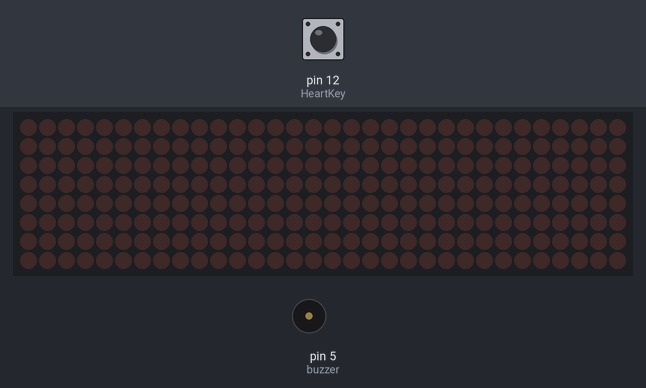
Bench run of a sketch on a simulated Arduino Uno, built with avr-gcc and run on an emulated ATmega328P. On the bench: 32×8 LED matrix, buzzer (waves = sounding, pin HIGH). Inputs (shaded band) come from the test bench; at power-on: pin 12 (HeartKey) HIGH.

Above: at 1.2 s.
1.3 s: pin 12 (HeartKey) pulled LOW for 0.15 s
At 2.1 s:
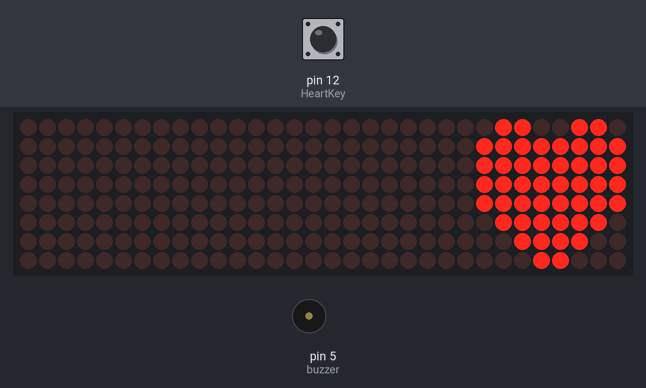
4.4 s: pin 12 (HeartKey) pulled LOW for 1 s
At 6.2 s:
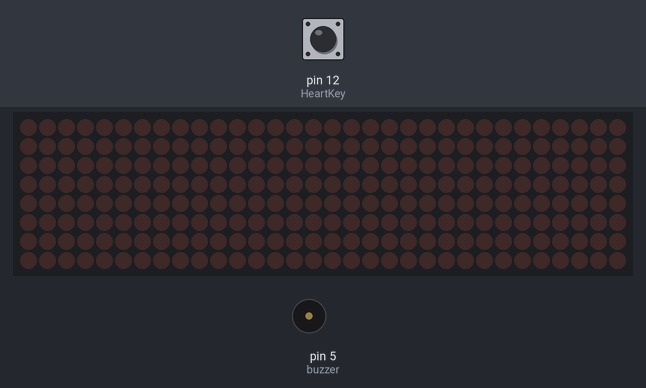
6.9 s: pin 12 (HeartKey) pulled LOW for 3.2 s
At 8.7 s:
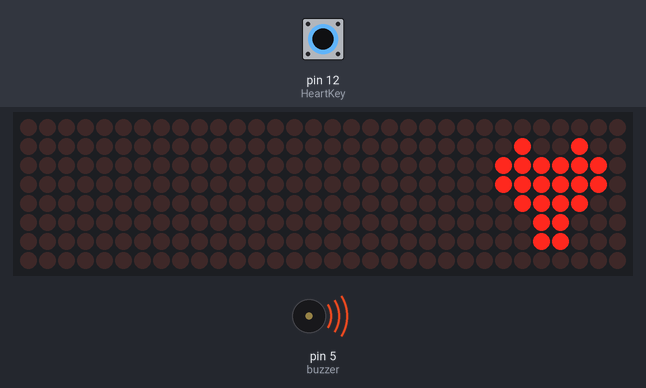
Timing chart, 0 to 18.4 s (numbered marks = the images above; inputs shaded):
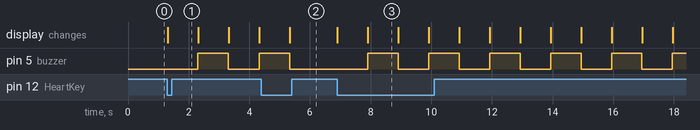

Measured:
- after the input at 1.3 s, pin 5 (buzzer): LOW → HIGH after 1.0 s, → LOW 1.0 s later, → HIGH 1.0 s later; the display: changes at once (image 1)
- after the input at 4.4 s, pin 5 (buzzer): goes on until 5.3 s, then stays LOW; the display: changes after 0.93 s (image 2)
- after the input at 6.9 s, pin 5 (buzzer): alternates HIGH for 1.0 s and LOW for 1.0 s, starting after 1.0 s; the display: first changes at once (image 3 shows a later state)
- what the display in image 3 shows lasts 1.0 s, from 7.9 s to 8.9 s

The sketch:

HeartControlLED-test.ino
```cpp
#include <LedControl.h>

int HeartKey=12;//定义手动开关为12号口
int buzzer=5;//设置控制蜂鸣器的数字口对应板子上5口
int CLK = 4;//定义arduino的数字口4
int CS = 3;//定义arduino的数字口3
int DIN = 2; ////定义arduino的数字口2

int val=0; //声明变量，用来存储按钮返回值HIGH或者LOW；
int val_old=1;//声明变量，存储上一次按钮返回值；比对val和val_old的值，来判断按钮是按下还是抬起
        //val==LOW && val_old==HIGH 按下状态；val==HIGH && val_old==LOW 抬起状态
int state=0;//0=关灯动作,1=开灯动作

byte HeartBig[8]= {0x66,0xFF,0xFF,0xFF,0xFF,0x7E,0x3C,0x18};  //大♥图案
byte HeartSmall[8]= {0x00,0x24,0x7E,0x7E,0x3C,0x18,0x18,0x00,};  //小♥图案

LedControl lc=LedControl(DIN,CLK,CS,4);

void setup(){
 pinMode(HeartKey,INPUT);//设置8号口
 pinMode(buzzer,OUTPUT);//设置对应的输出模式
 lc.shutdown(0,false);       //启动时，MAX72XX处于省电模式
 lc.setIntensity(0,8);       //将亮度设置为最大值
 lc.clearDisplay(0);         //清除显示
}

void loop()
{
    val=digitalRead(HeartKey);//读取按键的值；
   if((val==LOW) && (val_old==HIGH))//比较前一次和现在的按钮返回的值，
                                     //只有在按下按钮这个状态下，才改变state的值
    {
    state=1-state;//状态切换
    }
    if((val==HIGH && val_old==LOW)) //去抖的作用，一般10-15ms；
    {
      delay(10);
    }
  val_old=val;//把现在按钮返回的值赋予val_old；
  if(state==1)//控制灯的开关；
    {
    printByte(HeartBig);//显示大♥
    delay(1000);//延时1秒
     digitalWrite(buzzer,HIGH);//高电平打开蜂鸣器发声
    printByte(HeartSmall);//显示小♥
    delay(1000);//延时1秒
    digitalWrite(buzzer,LOW);//低电平关闭蜂鸣器不发声音
    }
       else
   {
     lc.clearDisplay(0);
   }
}


void printByte(byte character [])
{
  int i = 0;
  for(i=0;i<8;i++)
  {
    lc.setRow(0,i,character[i]);
  }
}
```
